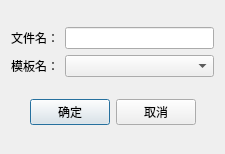
<?xml version="1.0" encoding="UTF-8"?>
<ui version="4.0">
 <class>FileNameSetWnd</class>
 <widget class="QDialog" name="FileNameSetWnd">
  <property name="geometry">
   <rect>
    <x>0</x>
    <y>0</y>
    <width>225</width>
    <height>154</height>
   </rect>
  </property>
  <property name="windowTitle">
   <string>文件名设置</string>
  </property>
  <layout class="QGridLayout" name="gridLayout_3">
   <item row="0" column="0">
    <layout class="QGridLayout" name="gridLayout">
     <item row="0" column="0">
      <widget class="QLabel" name="label">
       <property name="text">
        <string>文件名：</string>
       </property>
      </widget>
     </item>
     <item row="0" column="1">
      <widget class="QLineEdit" name="lineEdit_filename"/>
     </item>
     <item row="1" column="0">
      <widget class="QLabel" name="label_2">
       <property name="text">
        <string>模板名：</string>
       </property>
      </widget>
     </item>
     <item row="1" column="1">
      <widget class="QComboBox" name="comboBox_template"/>
     </item>
    </layout>
   </item>
   <item row="1" column="0">
    <layout class="QGridLayout" name="gridLayout_2" columnstretch="1,1,1,1">
     <item row="0" column="0">
      <spacer name="horizontalSpacer">
       <property name="orientation">
        <enum>Qt::Horizontal</enum>
       </property>
       <property name="sizeHint" stdset="0">
        <size>
         <width>45</width>
         <height>20</height>
        </size>
       </property>
      </spacer>
     </item>
     <item row="0" column="1">
      <widget class="QPushButton" name="pushButton_ok">
       <property name="text">
        <string>确定</string>
       </property>
      </widget>
     </item>
     <item row="0" column="2">
      <widget class="QPushButton" name="pushButton_cancel">
       <property name="text">
        <string>取消</string>
       </property>
      </widget>
     </item>
     <item row="0" column="3">
      <spacer name="horizontalSpacer_2">
       <property name="orientation">
        <enum>Qt::Horizontal</enum>
       </property>
       <property name="sizeHint" stdset="0">
        <size>
         <width>13</width>
         <height>17</height>
        </size>
       </property>
      </spacer>
     </item>
    </layout>
   </item>
  </layout>
 </widget>
 <layoutdefault spacing="6" margin="11"/>
 <resources/>
 <connections/>
</ui>
